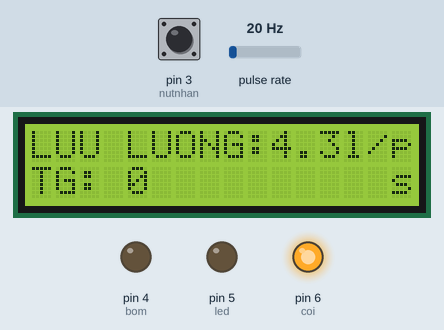
A sketch run on a simulated Arduino Uno, built with avr-gcc and run on an emulated ATmega328P. On the bench: 16×2 character LCD, output pins drawn as LEDs (lit = HIGH). Wiring (inferred from the names in the program): pulse sensor: data pin 2. The test bench sets the inputs (shaded band); at power-on: pulse rate 20 Hz, pin 3 (nutnhan) HIGH. What the sketch prints to the serial monitor is not drawn.

Above: at 1.7 s.
1.8 s: pulse rate (sensor on pin 2) set to 50 Hz
At 3.7 s:
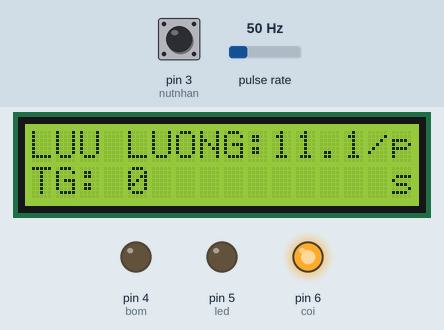
4.6 s: pin 3 (nutnhan) pulled LOW for 0.15 s
At 5.1 s:
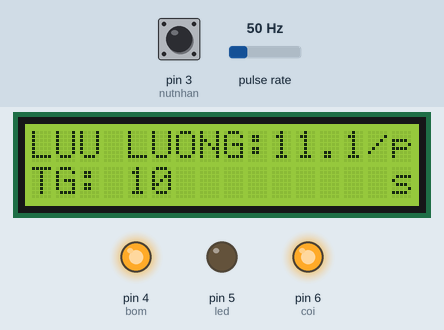
6.7 s: pulse rate (sensor on pin 2) set to 20 Hz
At 8.1 s:
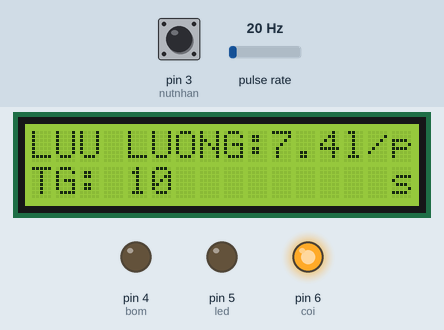
9.7 s: pulse rate (sensor on pin 2) set to 16 Hz
At 11.7 s:
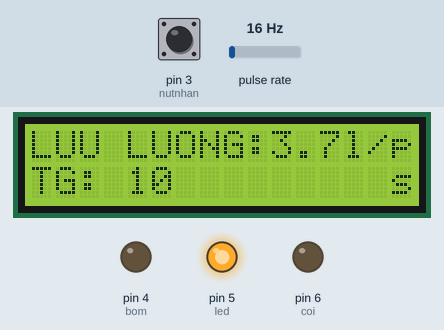
12.7 s: pin 3 (nutnhan) pulled LOW for 3.2 s
At 15.2 s:
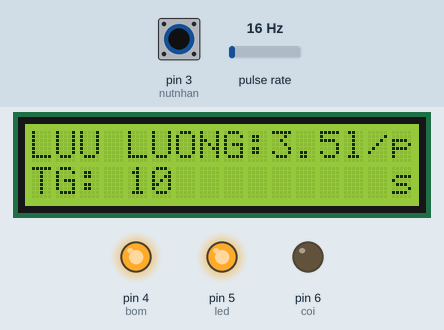
Timing chart, 0 to 16.7 s (numbered marks = the images above; inputs shaded):
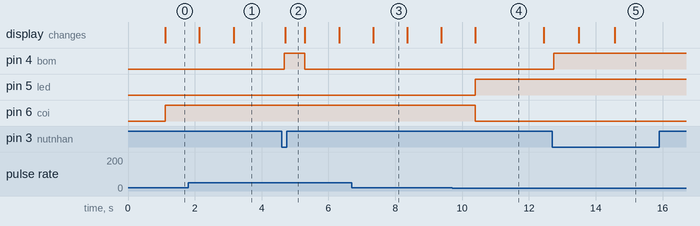

The sketch:

LUU_LUONG_NUOC.ino
```cpp
/*
 * Kết nối:
            S401                          Arduino
            Đỏ                               5V
            đen                               GND
            vàng                              2

 */
/* Kết nối:
            nút nhấn                       Arduino
            chân 1                            GND
            chân 2                             3

 */
 /*
 * Kết nối: LCD
            LCD                             Arduino
            VCC                               5V
            GND                               GND
            SCL                               A5
            SDA                               A4

   Nạp code mở Serial Monitor chọn No line ending, baud 9600.
 */
byte sensorInterrupt = 0; //khai báo pin ngắt
byte sensorPin = 2;       //chân tín hiệu nối với cảm biến

float calibrationFactor = 4.5;  //hằng số tính toán

volatile byte pulseCount; //biến đếm

float flowRate;
unsigned int flowMilliLitres;
unsigned long totalMilliLitres;

unsigned long oldTime;
#define nutnhan 3
#define bom 4 //chân điều khiển bơm là chân 4
#define led 5 //chân đk led
#define coi 6
long time;
int thoigianset = 10;  //Thời gian chạy động cơ tính = giây
int i =0,j=0;
 #include <Wire.h>
#include <LiquidCrystal_I2C.h>
LiquidCrystal_I2C lcd(0x27,16,2);
void setup()
{

    // Initialize a serial connection for reporting values to the host
    Serial.begin(9600);
    lcd.init();                      // initialize the lcd
  lcd.backlight();
  pinMode(led, OUTPUT);
  pinMode(coi, OUTPUT);
  pinMode(bom, OUTPUT);
  pinMode(nutnhan, INPUT_PULLUP);
    pinMode(sensorPin, INPUT);
    digitalWrite(sensorPin, HIGH);

    pulseCount = 0;
    flowRate = 0.0;
    flowMilliLitres = 0;
    totalMilliLitres = 0;
    oldTime = 0;

    // The Hall-effect sensor is connected to pin 2 which uses interrupt 0.
    // Configured to trigger on a FALLING state change (transition from HIGH
    // state to LOW state)
    attachInterrupt(sensorInterrupt, pulseCounter, FALLING);
    lcd.setCursor(0, 0);
  lcd.print("LUU LUONG:   l/p");
  lcd.setCursor(10, 0);
  lcd.print(0);
  lcd.setCursor(0, 1);
  lcd.print("TG:            s");
  lcd.setCursor(4, 1);
  lcd.print(0);
}

void loop()
{

    if ((millis() - oldTime) > 1000) // Only process counters once per second
    {
        detachInterrupt(sensorInterrupt);
        flowRate = ((1000.0 / (millis() - oldTime)) * pulseCount) / calibrationFactor;
        oldTime = millis();
        flowMilliLitres = (flowRate / 60) * 1000;
        totalMilliLitres += flowMilliLitres;

        unsigned int frac;

        // Print the flow rate for this second in litres / minute
        Serial.print("Flow rate: ");
        Serial.print(int(flowRate)); // Print the integer part of the variable
        Serial.print("L/min");
        Serial.print("\t"); // Print tab space

        // Print the cumulative total of litres flowed since starting
        Serial.print("Output Liquid Quantity: ");
        Serial.print(totalMilliLitres);
        Serial.println("mL");
        Serial.print("\t"); // Print tab space
        Serial.print(totalMilliLitres / 1000);
        Serial.print("L");
        lcd.setCursor(0, 0);
  lcd.print("LUU LUONG:   l/p");
  lcd.setCursor(10, 0);
  lcd.print(flowRate,1);
   if(flowRate > 4.0){
  digitalWrite(coi, HIGH);
  digitalWrite(led, LOW);
  digitalWrite(bom, LOW);
  i=0;
 }
 if(flowRate < 4.0){
  digitalWrite(coi, LOW);
  digitalWrite(led, HIGH);
 }
        // Reset the pulse counter so we can start incrementing again
        pulseCount = 0;

        // Enable the interrupt again now that we've finished sending output
        attachInterrupt(sensorInterrupt, pulseCounter, FALLING);
    }
    if(digitalRead(nutnhan) == 0){
      i =1;
      time = millis();
    }
    if(i == 1){
      if(millis() - time < (thoigianset*1000)){
  digitalWrite(bom, HIGH);
   lcd.setCursor(0, 1);
  lcd.print("TG:            s");
  lcd.setCursor(4, 1);
  lcd.print(thoigianset - ((millis()-time)/1000));
      }
      else{
        digitalWrite(bom, LOW);
        i = 0;
      }
}
 else{
        digitalWrite(bom, LOW);
      }
delay(100);
}

/*
Insterrupt Service Routine
 */
void pulseCounter()
{
    // Increment the pulse counter
    pulseCount++;
}
```

Measured:
- the behaviour switches between 19 and 18 Hz on pulse rate (sensor on pin 2) (found by bisection; images 3 and 4)
- after the input at 4.6 s, pin 4 (bom): LOW → HIGH after 0.08 s, → LOW 0.61 s later; the display: changes after 0.10 s (image 2)
- after the input at 6.7 s, the display: changes after 0.64 s (image 3)
- after the input at 9.7 s, pin 5 (led): LOW → HIGH after 0.70 s; pin 6 (coi): HIGH → LOW after 0.70 s; the display: changes after 0.70 s (image 4)
- after the input at 12.7 s, pin 4 (bom): LOW → HIGH at once
- what the display in image 3 shows lasts 1.1 s, from 7.3 s to 8.4 s
- what the display in image 4 shows lasts 2.0 s, from 10.4 s to 12.4 s
